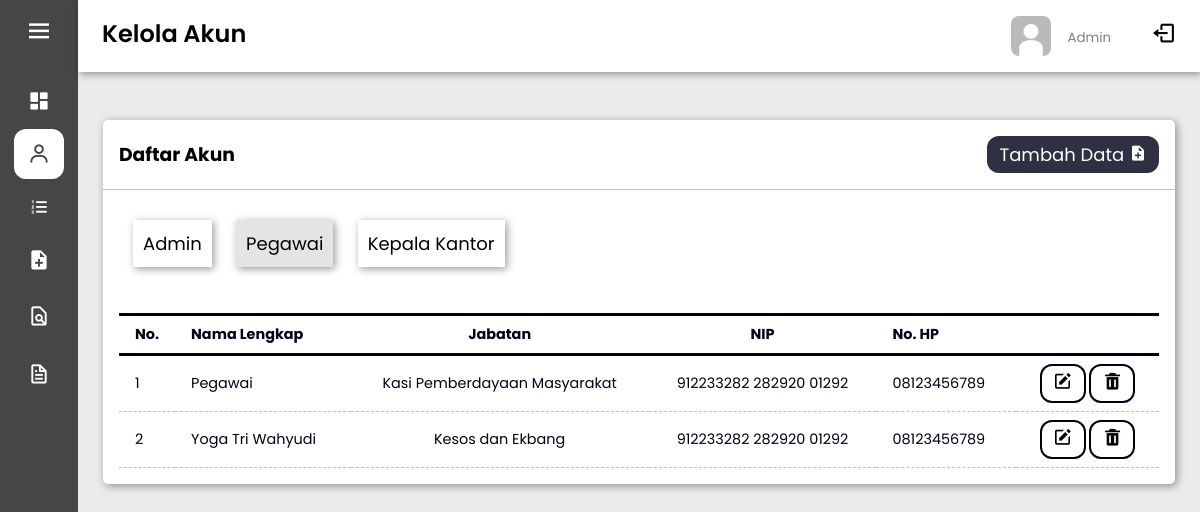
The page /admin/akun/index.php?status=2 on the database its author committed.
### tables this page shows
CREATE TABLE `pegawai` (
  `id_pegawai` int(11) NOT NULL,
  `id_jabatan` int(11) NOT NULL,
  `username` varchar(50) NOT NULL,
  `nama_lengkap` varchar(100) NOT NULL,
  `nip` varchar(22) NOT NULL,
  `nohp` varchar(30) NOT NULL,
  `alamat` varchar(50) NOT NULL
);

CREATE TABLE `jabatan` (
  `id_jabatan` int(11) NOT NULL,
  `nama_jabatan` varchar(50) NOT NULL
);

### admin/akun/index.php (the view, shortened to what this page needs)
<?php
include '../../koneksi.php';
?>
<!DOCTYPE html>
<html lang="en">
<head>
    <link rel="stylesheet" href="style/index.css">
    <link href='https://unpkg.com/boxicons@2.0.9/css/boxicons.min.css' rel='stylesheet'>
</head>
<body>
    <div class="sidebar">
        <div class="logo-content">
            <i class='bx bx-menu' id="btn"></i>
        </div>
        <ul class="nav-list">
            <li>
                <a href="../index.php">
                <i class='bx bxs-dashboard'></i>
                </a>
            </li>
            <li class="active">
                <a href='../akun'>
                    <i class='bx bx-user'></i>
                </a>
            </li>
            <li>
                <a href='../jenis'>
                    <i class='bx bx-list-ol'></i>
                </a>
            </li>
            <li>
                <a href='../kelola_arsip'>
                    <i class='bx bxs-file-plus'></i>
                </a>
            </li>
            <li onclick="drop()">
                <label>
                    <i class='bx bx-file-find'></i>
                </label>
            </li>
            <li onclick="dropp()">
                <label>
                    <i class='bx bx-file'></i>
                </label>
            </li>
        </ul>
    </div>
    <div class="main-content">
        <header>
            <h2>
                Kelola Akun
            </h2>
            <div class="user">
                <img src="../../img/pp.jpg" width="40px" height="40px" alt="">
                <div>
                    <small>Admin</small>
                </div>
                <div class="logout">
                <a href="../../logout.php"><i class='bx bx-log-out' id="logout"></i></a>
                </div>
            </div>
        </header>
        <main>
            <div class="table">
                <div class="data">
                        <div class="card">
                            <div class="card-header">
                                <h3>
                                    Daftar Akun
                                </h3>
                                <a href="tambah.php"><label name="back" class="btnnn">Tambah Data
                                <span class='bx bxs-file-plus'></span></a>
                            </div>
                            <div class="card-category">
                                        <a href="?status=1" class="butn">
                                        <button <?php
                                            if(empty($_GET['status'])){
                                                echo"";
                                            } else if($_GET['status']==1) {
                                                echo"class='active'";
                                            }
                                        ?> >Admin</button></a>
                                        <a href="?status=2" class="butn">
                                        <button <?php
                                            if(empty($_GET['status'])){
                                                echo"";
                                            } else if($_GET['status']==2) {
                                                echo"class='active'";
                                            }
                                        ?> >Pegawai</button></a>
                                        <a href="?status=3" class="butn">
                                        <button <?php
                                            if(empty($_GET['status'])){
                                                echo"";
                                            } else if($_GET['status']==3) {
                                                echo"class='active'";
                                            }
                                        ?> >Kepala Kantor</button></a>
                            </div>
                            <div class="card-body">
                                <div class="table-responsive">
                                <table width="100%">
                                    <form action="" method="post">
                                    <thead>
                                        <tr>
                                            <td width="20px">No.</td>
                                            <td>Nama Lengkap</td>
                                            <td>Jabatan</td>
                                            <td>NIP</td>
                                            <td>No. HP</td>
                                            <td></td>
                                        </tr>
                                    </thead></form>
                                    <tbody>
    <?php
        $no = 1;
        if(empty($_GET['status'])){
            echo"";
        } else { if($_GET['status'] == 1) {
            $sql = $conn->prepare("SELECT * FROM `admin`, jabatan WHERE admin.id_jabatan = jabatan.id_jabatan");
            $sql->execute();
            $data = $sql->fetchAll();
        } else if($_GET['status'] == 2) {
            $sql = $conn->prepare("SELECT * FROM `pegawai`, jabatan WHERE pegawai.id_jabatan = jabatan.id_jabatan");
            $sql->execute();
            $data = $sql->fetchAll();
        } else if($_GET['status'] == 3) {
            $sql = $conn->prepare("SELECT * FROM kepala_kantor, jabatan WHERE kepala_kantor.id_jabatan = jabatan.id_jabatan");
            $sql->execute();
            $data = $sql->fetchAll();
        }
        foreach ($data as $value){
            $selec = $conn->prepare("SELECT * FROM user WHERE username='$value[username]'");
            $selec->execute();
            $select = $selec->fetch();
    ?>
                                        <tr>
                                            <td><?php echo $no; ?></td>
                                            <td><?php echo $value['nama_lengkap']; ?></td>
                                            <td><?php echo $value['nama_jabatan']; ?></td>
                                            <td><?php echo $value['nip']; ?></td>
                                            <td><?php echo $value['nohp'] ?></td>
                                            <td>
                                                <a href="edit.php?id=<?php echo $select['id_user'] ?>">
                                                <button class="btnlht" title="Edit"><i class='bx bxs-edit'></i></button></a>
                                                <a href="hapus.php?id=<?php echo $select['id_user'] ?>"
                                                onclick="return confirm('Anda yakin ingin menghapus data ini?')">
                                                <button class="btnlht" title="Hapus"><i class='bx bxs-trash'></i></button></a>
                                            </td>
                                        </tr>
    <?php $no++; } } ?>
                                    </tbody>
                                </table>
                                </div>
                            </div>
                        </div>
                </div>
            </div>
        </main>
    </div>
</body>
</html>

### admin/akun/style/index.css (style rules this page uses)
* { margin: 0; padding: 0; box-sizing: border-box; font-family: "Poppins" , sans-serif; }
body { margin: 0px; padding: 0px; position: relative; min-height: 100vh; width: 100%; overflow: auto; background-color: rgb(235, 235, 235); }
.sidebar { position: fixed; top: 0; left: 0; height: 100%; width: 78px; background: rgb(70, 70, 70); background-size: cover; padding: 6px 14px; transition: all 0.3s ease; }
.sidebar #btn { position: absolute; color: white; left: 50%; top: 6px; font-size: 30px; height: 50px; width: 50px; text-align: center; line-height: 50px; transform: translateX(-50%); }
.sidebar ul { margin-top: 20px; margin-bottom: 100px; }
.sidebar ul li { position: relative; height: 50px; width: 100%; margin: 3px 0px; list-style: none; line-height: 50px; }
.sidebar ul li a, .sidebar ul li label { color: white; display: flex; align-items: center; text-decoration: none; transition: all 0.25s ease; border-radius: 12px; white-space: nowrap; }
.sidebar ul li.active a, .sidebar ul li.active label { color: rgb(70, 70, 70); background: white; }
.sidebar ul li i { height: 50px; min-width: 50px; border-radius: 12px; line-height: 50px; text-align: center; font-size: 23px; }
.sidebar ul li:nth-child(7) { margin-top: 8px; }
.main-content { margin-left: 78px; transition: all .3s ease; }
.main-content header { background: white; display: flex; justify-content: space-between; padding: 1rem 1.5rem; box-shadow: 2px 2px 8px rgba(0, 0, 0, 0.4); left: 78px; width: calc(100% - 78px); top: 0; position: fixed; transition: all .3s ease; z-index: 99; }
header h2 { color: black; font-weight: 600; }
.user { display: flex; align-items: center; }
.user img { border-radius: 20%; margin-right: 1rem; }
.user small { display: inline-block; color: gray; }
.user .logout { margin-left: 40px; font-size: 25px; }
.user .logout a { color: black; }
main { animation: transitionIn .25s ease-in; padding: 40px 25px; min-height: calc(100vh - 90px); }
.table { animation: transitionIn .25s ease-in; margin-top: 80px; margin-bottom: 40px; }
.card { background: white; border-radius: 5px; box-shadow: 2px 2px 8px rgba(0, 0, 0, 0.4); }
.card-header, .card-body { padding: 1rem; }
.card-header { display: flex; justify-content: space-between; align-items: center; border-bottom: 1px solid silver; }
.btnnn { border: none; color: white; padding: 5px 12px; text-align: center; text-decoration: none; display: inline-block; font-size: 18px; border-radius: 12px; background-color: #2F3042; }
.card-category { padding: 20px; }
.card-category .butn button { margin: 10px; padding: 10px; font-size: 18px; border: none; background: white; box-shadow: 2px 2px 8px rgba(0, 0, 0, 0.4); transition: .25s ease-in-out; }
.card-category .butn button:hover, .card-category .butn button.active { background: rgb(228, 228, 228); }
table { border-collapse: collapse; }
table td:nth-child(3), table td:nth-child(4), table thead td:last-child, table tbody td:last-child { text-align: center; }
thead tr { border-top: 3px solid rgba(0, 0, 24); border-bottom: 3px solid rgba(0, 0, 24); }
thead td { font-weight: 700; }
td { padding: .5rem 1rem; font-size: .9rem; color: rgba(0,0,24); }
tbody td { border-bottom: 1px dashed silver; }
table i { font-size: 20px; color: black; }
.table-responsive { width: 100%; overflow-x: auto; }
table tbody .btnlht { border: 2px solid rgba(0,0,24); color: rgba(0, 0, 24); padding: 4px 11px; text-align: center; text-decoration: none; display: inline-block; font-size: 18px; font-weight: 500; border-radius: 12px; background-color: white; transition: .1s linear; }

### rows shown on the page
pegawai: nama_lengkap "Pegawai", id_jabatan.nama_jabatan "Kasi Pemberdayaan Masyarakat", nip "912233282 282920 01292", nohp "08123456789"
pegawai: nama_lengkap "Yoga Tri Wahyudi", id_jabatan.nama_jabatan "Kesos dan Ekbang", nip "912233282 282920 01292", nohp "08123456789"
